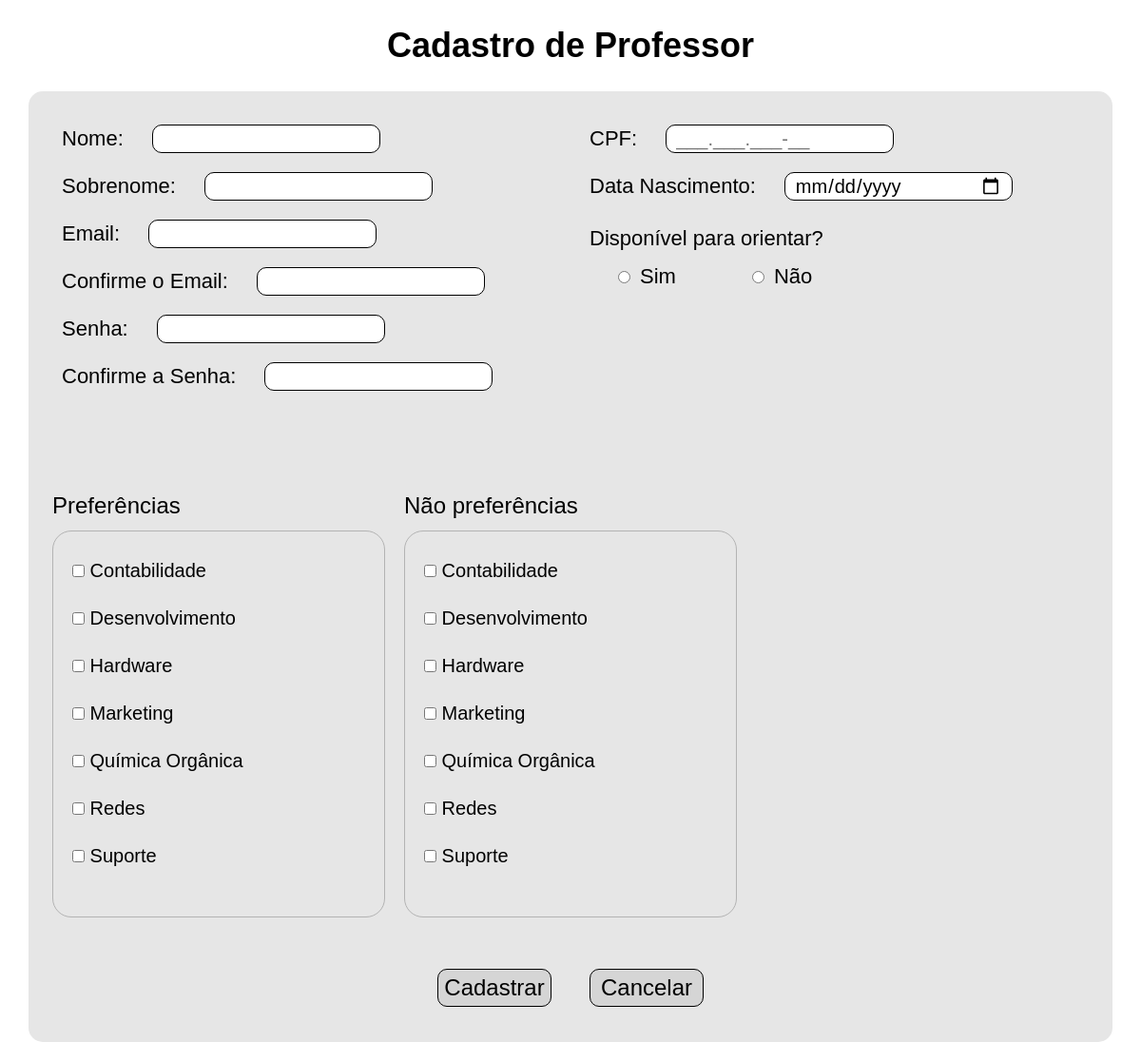
The page /pages/cadastrar/cadastroProfessor.php on the database its author committed.
### tables this page shows
CREATE TABLE `preferencia` (
  `ID_Preferencia` int(11) NOT NULL,
  `Descricao` varchar(100) DEFAULT NULL,
  `ID_Curso` int(11) DEFAULT NULL
);

### src/bd/MySQL.php (called while the page is built, shortened)
<?php
class MySQL {
	private $connection;
	public function __construct() {
		$this->connection = new \mysqli(HOST, USUARIO, SENHA, BANCO);
		$this->connection->set_charset("utf8");
	}
	public function search(string $sql, string $types, array $params) : array {
		$stmt = $this->connection->prepare($sql);
		$stmt->execute();
		$result = $stmt->get_result();
    	return $result ? $result->fetch_all(MYSQLI_ASSOC) : [];
	}
}
?>

### src/classes/Preferencia.php (called while the page is built, shortened)
<?php
class Preferencia {
    private int $idPreferencia;
    private string $descricao;
    public function __construct(string $descricao) {
        $this->descricao = $descricao;
    }
    public static function findAllPreferencias() : array {
        $connection = new MySQL();
        $preferencias = [];
        $tipos = "";
        $params = [];
        $sql = "SELECT * FROM preferencia p ORDER BY p.Descricao";
        $resultados = $connection->search($sql, $tipos, $params);
        foreach($resultados as $resultado) {
            $preferencia = new Preferencia($resultado["Descricao"]);
            $preferencia->setIdPreferencia($resultado["ID_Preferencia"]);
            $preferencias[] = $preferencia;
        }
        return $preferencias;
    }
    public function getIdPreferencia() : int {
        return $this->idPreferencia;
    }
    public function setIdPreferencia($idPreferencia) : void {
        $this->idPreferencia = $idPreferencia;
    }
    public function getDescricao() : string {
        return $this->descricao;
    }
}
?>

### pages/cadastrar/cadastroProfessor.php (the view, shortened to what this page needs)
<?php
$preferencias = Preferencia::findAllPreferencias();
?>
<!DOCTYPE html>
<html lang="pt-BR">
<head>
    <link rel="stylesheet" href="./../../src/styles/reset.css">
    <link rel="stylesheet" href="./../../src/styles/styleCadastro.css">
</head>
<body>
    <div class="container">
        <header>
            <h1>Cadastro de Professor</h1>
        </header>
        <main>
            <form action="./cadastroProfessor.php" method="post">
                <section class="dados">
                    <section>
                        <label for="nome">Nome:</label>
                        <input type="text" name="nome" value="<?php if (isset($_POST['nome']))
                            echo htmlspecialchars($_POST['nome']); ?>" required>
                    </section>
                    <section>
                        <label for="sobrenome">Sobrenome:</label>
                        <input type="text" name="sobrenome" value="<?php if (isset($_POST['sobrenome']))
                            echo htmlspecialchars($_POST['sobrenome']); ?>" required>
                    </section>
                    <section>
                        <label for="email">Email:</label>
                        <input type="email" name="email" value="<?php if (isset($_POST['email']))
                            echo htmlspecialchars($_POST['email']); ?>" required>
                    </section>
                    <section class="more-space">
                        <label for="confEmail">Confirme o Email:</label>
                        <input type="email" name="confEmail" value="<?php if (isset($_POST['confEmail']))
                            echo htmlspecialchars($_POST['confEmail']); ?>" required>
                    </section>
                    <section>
                        <label for="senha">Senha:</label>
                        <input type="password" name="senha" value="<?php if (isset($_POST['senha']))
                            echo htmlspecialchars($_POST['senha']); ?>" required>
                    </section>
                    <section class="more-space">
                        <label for="confSenha">Confirme a Senha:</label>
                        <input type="password" name="confSenha" value="<?php if (isset($_POST['confSenha']))
                            echo htmlspecialchars($_POST['confSenha']); ?>" required>
                    </section>
                </section>
                <section class="dados">
                    <section class="more-space">
                        <label for="cpf">CPF:</label>
                        <input type="texto" name="cpf" id="cpf" pattern="^(?=(?:.*\d){11}$)(?:\d{11}|\d{3}\.\d{3}\.\d{3}-\d{2})$" placeholder="___.___.___-__" value="<?php if (isset($_POST['cpf'])) echo $_POST['cpf'] ?>" required>
                    </section>
                    <section class="more-space">
                        <label for="dataNascimento">Data Nascimento:</label>
                        <input type="date" name="dataNascimento" value="<?php if(isset($_POST['dataNascimento'])) echo $_POST['dataNascimento']; ?>" max="<?php echo date('Y-m-d'); ?>" required>
                    </section>
                    <section class="radio">
                        <label for="disponivel">Disponível para orientar?</label>
                        <div class="disponibilidade">
                            <?php
                            $opcoes = ["sim" => "", "nao" => ""];
                            echo "<label><input type='radio' name='disponivel' value='sim' {$opcoes['sim']} required>Sim</label>";
                            echo "<label><input type='radio' name='disponivel' value='nao' {$opcoes['nao']} required>Não</label>";
                            ?>
                        </div>
                    </section>
                </section>
                <section class="preferencias">
                    <section>
                        <p>Preferências</p>
                        <div>
                            <?php
                            foreach ($preferencias as $preferencia) {
                                echo "<label><input type='checkbox' name='preferencias[]' value={$preferencia->getIdPreferencia()}> {$preferencia->getDescricao()}</label>";
                            }
                            ?>
                        </div>
                    </section>
                    <section>
                        <p>Não preferências</p>
                        <div>
                            <?php
                            foreach ($preferencias as $preferencia) {
                                echo "<label><input type='checkbox' name='naoPreferencias[]' value={$preferencia->getIdPreferencia()}> {$preferencia->getDescricao()}</label>";
                            }
                            ?>
                        </div>
                    </section>
                </section>
                <section id="btn" class="links">
                    <div>
                        <input class="link" type="submit" name="cadastrar" value="Cadastrar">
                        <a class="link" href="./../../index.php" id='cancelar'>Cancelar</a>
                    </div>
                </section>
            </form>
        </main>
    </div>
</body>
</html>

### src/styles/styleCadastro.css (style rules this page uses)
.container { width: 100vw; height: 100vh; display: grid; grid-template-rows: 12% 1fr; grid-template-columns: 100%; }
header, main { height: 100%; width: 100%; display: flex; justify-content: center; align-items: center; }
h1 { font-size: 1.5rem; }
form { width: 95%; height: 1000px; background-color: rgb(230, 230, 230); border-radius: 15px; padding: 15px; margin-bottom: 20px; display: grid; grid-template-columns: 50% 50%; grid-template-rows: 42% 46% 12%; }
.preferencias, .links { grid-column: span 2; }
.dados, .preferencias, .links { width: 100%; height: 100%; }
.dados section input:not([type~="radio"]), select, option, .cidades > input { width: clamp(120px, 20vw, 300px); height: 30px; padding: 0 10px; font-size: 20px; border: 1px solid black; border-radius: 10px; }
.dados { height: 100%; padding-left: 20px; padding-top: 10px; display: grid; grid-auto-rows: 50px; grid-template-columns: 100%; }
.dados section { display: grid; align-items: center; gap: 30px; grid-template-columns: auto 1fr; }
.more-space { gap: 30px; grid-template-columns: auto 1fr !important; }
.dados section label { font-size: 22px; }
.radio { height: 100px; padding: 10px 0; display: grid; grid-template-columns: 100% !important; grid-template-rows: auto auto !important; gap: 0 !important; }
.disponibilidade { width: 100%; gap: 80px; padding-left: 30px; display: flex; align-items: flex-end; }
.disponibilidade label { gap: 10px; display: flex; align-items: center; }
.preferencias { display: grid; grid-template-rows: 100%; grid-template-columns: repeat(3, 1fr); }
.preferencias section { padding: 0 10px; display: grid; grid-template-rows: 40px 1fr; grid-template-columns: 100%; }
.preferencias section div, .sugestoes { width: 100%; height: 100%; padding: 30px 20px; display: grid; grid-template-columns: 100%; grid-auto-rows: 50px; border: 1px solid #b3b3b3; border-radius: 20px; overflow-y: scroll; }
.preferencias section div label, .item-sugestao { font-size: 20px; }
.links { gap: 10px; display: flex; flex-direction: column; justify-content: space-evenly; align-items: center; }
.links div { gap: 40px; display: flex; justify-content: center; align-items: center; }
.link { display: inline-block; width: 120px; height: 40px; text-decoration: none; border: 1px solid black; border-radius: 10px; background-color: #d5d5d5; display: flex; justify-content: center; align-items: center; }

### rows shown on the page
preferencia: Descricao "Contabilidade"
preferencia: Descricao "Desenvolvimento"
preferencia: Descricao "Hardware"
preferencia: Descricao "Marketing"
preferencia: Descricao "Química Orgânica"
preferencia: Descricao "Redes"
preferencia: Descricao "Suporte"
